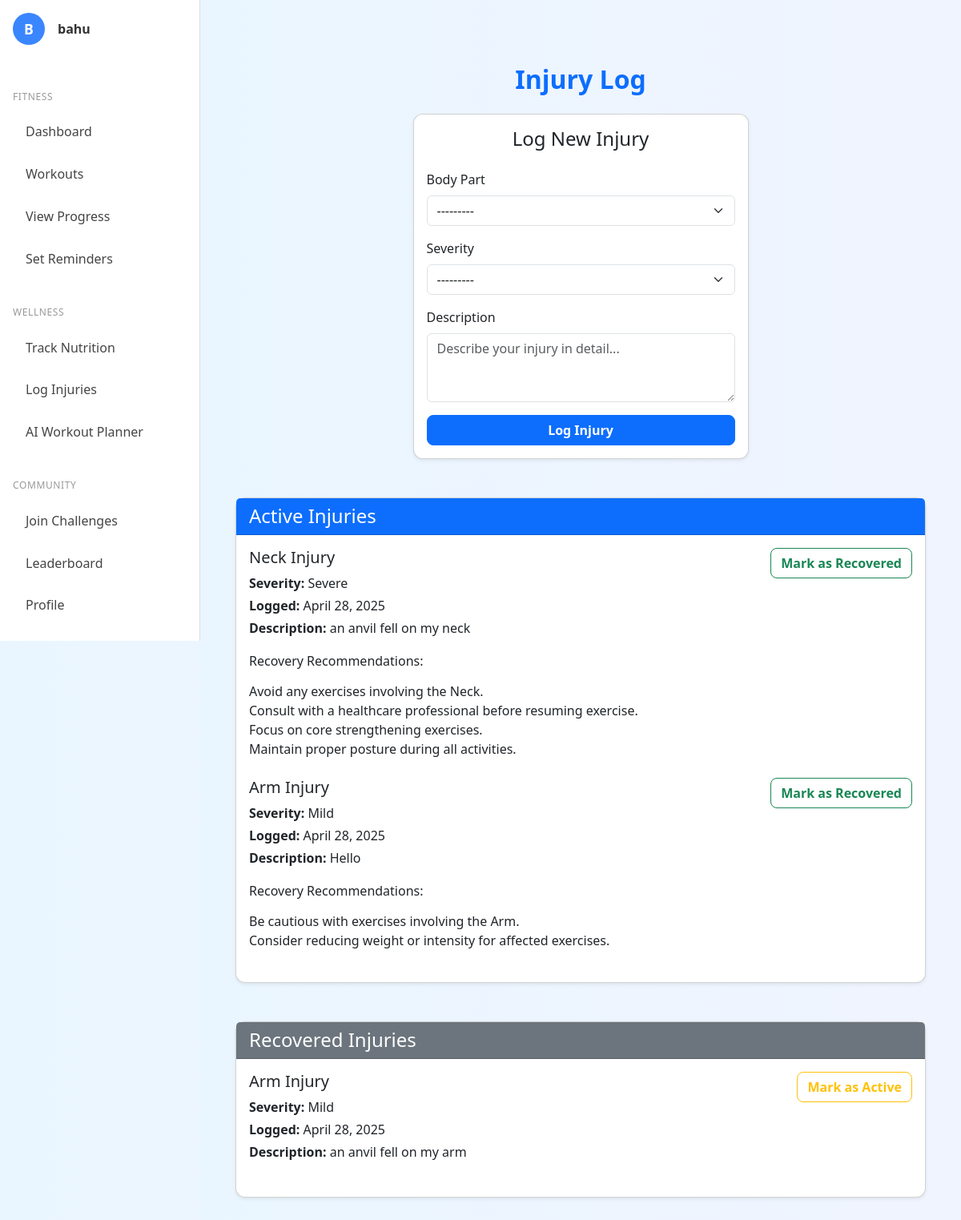
/workouts/injuries/ (signed in), run on an earlier commit of the app's database.
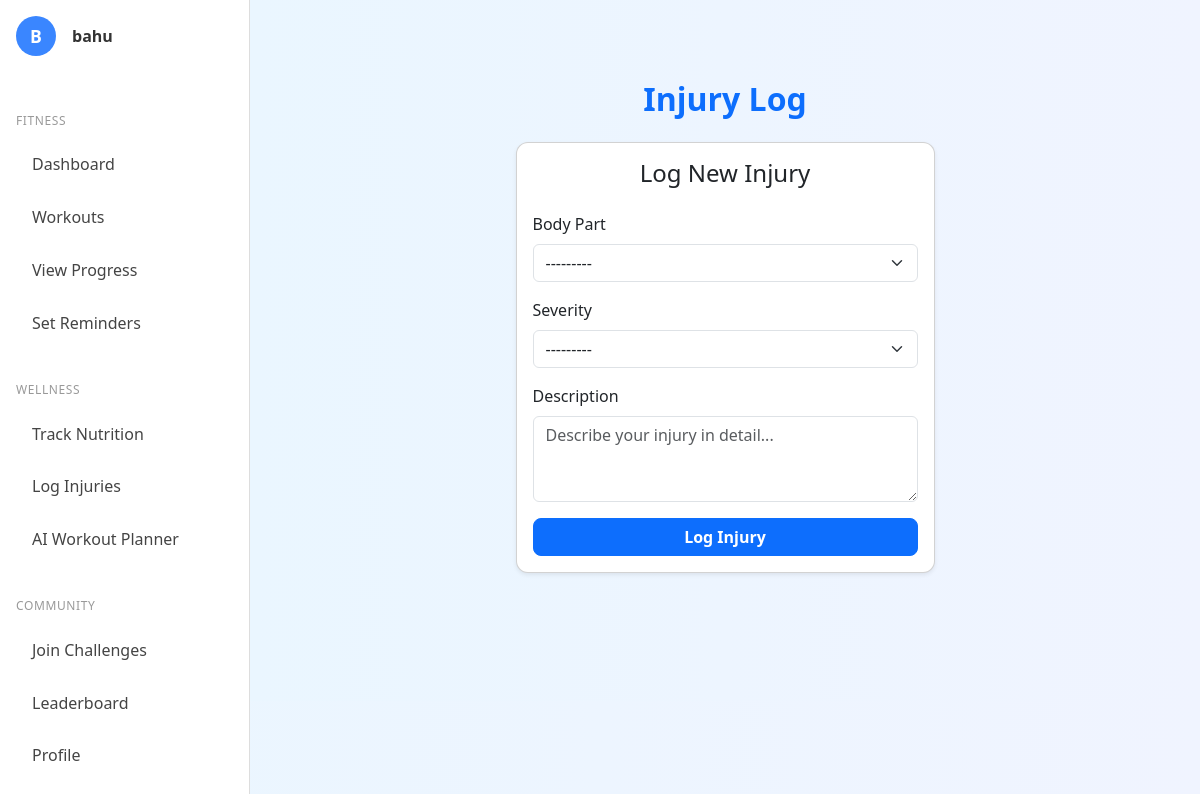
And on a later commit of the database.
### workouts/models.py (models this page shows, shortened)
class Injury(models.Model):
    BODY_PART_CHOICES = [
        ('neck', 'Neck'),
        ('shoulder', 'Shoulder'),
        ('upper_back', 'Upper Back'),
        ('lower_back', 'Lower Back'),
        ('chest', 'Chest'),
        ('arm', 'Arm'),
        ('elbow', 'Elbow'),
        ('wrist', 'Wrist'),
        ('hip', 'Hip'),
        ('thigh', 'Thigh'),
        ('knee', 'Knee'),
        ('ankle', 'Ankle'),
        ('foot', 'Foot'),
        ('other', 'Other'),
    ]
    SEVERITY_CHOICES = [
        ('mild', 'Mild'),
        ('moderate', 'Moderate'),
        ('severe', 'Severe'),
    ]
    user = models.ForeignKey(User, on_delete=models.CASCADE)
    body_part = models.CharField(max_length=20, choices=BODY_PART_CHOICES)
    severity = models.CharField(max_length=20, choices=SEVERITY_CHOICES)
    description = models.TextField()
    date_logged = models.DateField(auto_now_add=True)
    is_active = models.BooleanField(default=True)
    recovery_recommendations = models.TextField(blank=True)

### workouts/views.py (the view)
# urls.py: path('injuries/', views.injury_log_view, name='injury_log'),
def injury_log_view(request):
    if not request.user.is_authenticated:
        return redirect('auth_home')
    active_injuries = Injury.objects.filter(user=request.user, is_active=True).order_by('-date_logged')
    inactive_injuries = Injury.objects.filter(user=request.user, is_active=False).order_by('-date_logged')
    if request.method == 'POST':
        form = InjuryForm(request.POST)
        if form.is_valid():
            injury = form.save(commit=False)
            injury.user = request.user
            injury.save()
            return redirect('injury_log')
    else:
        form = InjuryForm()
    context = {
        'active_injuries': active_injuries,
        'inactive_injuries': inactive_injuries,
        'form': form,
        'dark_mode': request.COOKIES.get('darkMode') == 'true',
    }
    return render(request, 'workouts/injury_log.html', context)

### workouts/forms.py
class InjuryForm(forms.ModelForm):
    class Meta:
        model = Injury
        fields = ['body_part', 'severity', 'description']
        widgets = {
            'body_part': forms.Select(attrs={'class': 'form-select'}),
            'severity': forms.Select(attrs={'class': 'form-select'}),
            'description': forms.Textarea(attrs={'class': 'form-control', 'rows': 3, 'placeholder': 'Describe your injury in detail...'}),
        }

### workouts/templates/workouts/injury_log.html (shortened to what this page needs)
{% extends "base.html" %}
{% block content %}
<div class="container py-5">
    <h2 class="text-center fw-bold text-primary mb-4">Injury Log</h2>
    <div class="row justify-content-center mb-5">
        <div class="col-md-8 col-lg-6">
            <div class="card shadow-sm">
                <div class="card-body">
                    <h4 class="card-title text-center mb-4">Log New Injury</h4>
                    <form method="post">
                        <div class="mb-3">
                            <label for="{{ form.body_part.id_for_label }}" class="form-label">Body Part</label>
                            {{ form.body_part }}
                        </div>
                        <div class="mb-3">
                            <label for="{{ form.severity.id_for_label }}" class="form-label">Severity</label>
                            {{ form.severity }}
                        </div>
                        <div class="mb-3">
                            <label for="{{ form.description.id_for_label }}" class="form-label">Description</label>
                            {{ form.description }}
                        </div>
                        <div class="d-grid">
                            <button type="submit" class="btn btn-primary">Log Injury</button>
                        </div>
                    </form>
                </div>
            </div>
        </div>
    </div>
    {% if active_injuries %}
    <div class="card shadow-sm mb-5">
        <div class="card-header bg-primary text-white">
            <h4 class="card-title mb-0">Active Injuries</h4>
        </div>
        <div class="card-body">
            {% for injury in active_injuries %}
            <div class="injury-item mb-4">
                <div class="d-flex justify-content-between align-items-start">
                    <div>
                        <h5>{{ injury.get_body_part_display }} Injury</h5>
                        <p class="mb-1"><strong>Severity:</strong> {{ injury.get_severity_display }}</p>
                        <p class="mb-1"><strong>Logged:</strong> {{ injury.date_logged|date:"F j, Y" }}</p>
                        <p class="mb-1"><strong>Description:</strong> {{ injury.description }}</p>
                    </div>
                    <form method="post" action="{% url 'toggle_injury' injury.id %}">
                        <button type="submit" class="btn btn-outline-success">Mark as Recovered</button>
                    </form>
                </div>
                <div class="mt-3">
                    <h6>Recovery Recommendations:</h6>
                    <p class="text-muted">{{ injury.recovery_recommendations|linebreaks }}</p>
                </div>
            </div>
            {% endfor %}
        </div>
    </div>
    {% endif %}
    {% if inactive_injuries %}
    <div class="card shadow-sm">
        <div class="card-header bg-secondary text-white">
            <h4 class="card-title mb-0">Recovered Injuries</h4>
        </div>
        <div class="card-body">
            {% for injury in inactive_injuries %}
            <div class="injury-item mb-4">
                <div class="d-flex justify-content-between align-items-start">
                    <div>
                        <h5>{{ injury.get_body_part_display }} Injury</h5>
                        <p class="mb-1"><strong>Severity:</strong> {{ injury.get_severity_display }}</p>
                        <p class="mb-1"><strong>Logged:</strong> {{ injury.date_logged|date:"F j, Y" }}</p>
                        <p class="mb-1"><strong>Description:</strong> {{ injury.description }}</p>
                    </div>
                    <form method="post" action="{% url 'toggle_injury' injury.id %}">
                        <button type="submit" class="btn btn-outline-warning">Mark as Active</button>
                    </form>
                </div>
            </div>
            {% endfor %}
        </div>
    </div>
    {% endif %}
</div>
{% endblock %}

### accounts/templates/base.html (shortened to what this page needs)
{% load static %}
<!DOCTYPE html>
<html lang="en">
<head>
  <link href="https://cdn.jsdelivr.net/npm/bootstrap@5.3.3/dist/css/bootstrap.min.css" rel="stylesheet" />
  <link rel="stylesheet" href="{% static 'accounts/style.css' %}" />
</head>
<body{% if dark_mode %} class="dark-mode"{% endif %}>
<div class="sidebar d-flex flex-column p-3">
  <div class="d-flex align-items-center gap-3 mb-4">
    <div class="sidebar-avatar">
      {{ request.user.username|first|upper }}
    </div>
    <div>
      <div class="sidebar-username">{{ request.user.username }}</div>
    </div>
  </div>
  <div class="sidebar-section-title">Fitness</div>
  <a href="{% url 'dashboard' %}" class="sidebar-link">Dashboard</a>
  <a href="{% url 'workouts_home' %}" class="sidebar-link">Workouts</a>
  <a href="#" class="sidebar-link">View Progress</a>
  <a href="#" class="sidebar-link">Set Reminders</a>
  <div class="sidebar-section-title">Wellness</div>
  <a href="{% url 'nutrition_tracking' %}" class="sidebar-link">Track Nutrition</a>
  <a href="{% url 'injury_log' %}" class="sidebar-link">Log Injuries</a>
  <a href="#" class="sidebar-link">AI Workout Planner</a>
  <div class="sidebar-section-title">Community</div>
  <a href="{% url 'challenges:list' %}" class="sidebar-link">Join Challenges</a>
  <a href="{% url 'challenges:leaderboard' %}" class="sidebar-link">Leaderboard</a>
  <a href="#" class="sidebar-link">Profile</a>
</div>
<div class="main-content">
  {% block content %}
  {% endblock %}
</div>
</body>
</html>

### accounts/static/accounts/style.css (style rules this page uses)
body { background: linear-gradient(to right, #eaf6ff, #f0f4ff); font-family: 'Segoe UI', Tahoma, Geneva, Verdana, sans-serif; transition: background-color 0.3s ease, color 0.3s ease; }
.card { border-radius: 12px; transition: transform 0.2s ease-in-out, box-shadow 0.2s ease, background-color 0.3s ease, color 0.3s ease; }
.card .btn { font-weight: bold; border-radius: 8px; width: 100%; white-space: nowrap; overflow: hidden; text-overflow: ellipsis; }
.badge, .btn, .progress { transition: background-color 0.3s ease, color 0.3s ease; }
.sidebar { width: 240px; background-color: #ffffff; border-right: 1px solid #ddd; padding: 1.5rem 1rem; position: fixed; top: 0; bottom: 0; left: 0; z-index: 100; }
.sidebar-avatar { width: 40px; height: 40px; background-color: #3a86ff; border-radius: 50%; color: white; font-weight: bold; font-size: 1.1rem; display: flex; align-items: center; justify-content: center; }
.sidebar-username { font-weight: bold; color: #333333; }
.sidebar-section-title { font-size: 0.75rem; color: #999; margin-top: 2rem; margin-bottom: 0.5rem; letter-spacing: 0.05em; text-transform: uppercase; }
.sidebar-link { display: block; padding: 0.65rem 1rem; margin: 0.25rem 0; border-radius: 8px; color: #444; font-weight: 500; text-decoration: none; }
.main-content { margin-left: 240px; flex-grow: 1; background: linear-gradient(to right, #eaf6ff, #f0f4ff); }
html, body { height: 100%; margin: 0; }
.sidebar { background-color: #fff; border-right: 1px solid #ddd; }
.sidebar { width: 250px; position: fixed; top: 0; left: 0; height: 100vh; overflow-y: auto; }
.main-content { margin-left: 250px; padding: 2rem; }

What changed in the data, as far as the page shows it:
removed Injury: body_part "Neck", severity "Severe", date_logged "April 28, 2025", description "an anvil fell on my neck", recovery_recommendations "Avoid any exercises involving the Neck. Consult with a healthcare professional before resuming exercise. Focus on core strengthening exercises. Maintain proper posture during all activities.", shown under "Active Injuries"
removed Injury: body_part "Arm", severity "Mild", date_logged "April 28, 2025", description "Hello", recovery_recommendations "Be cautious with exercises involving the Arm. Consider reducing weight or intensity for affected exercises.", shown under "Active Injuries"
removed Injury: body_part "Arm", severity "Mild", date_logged "April 28, 2025", description "an anvil fell on my arm", shown under "Recovered Injuries"
Also different on the page:
text no longer shown: "Active Injuries Recovered Injuries"
